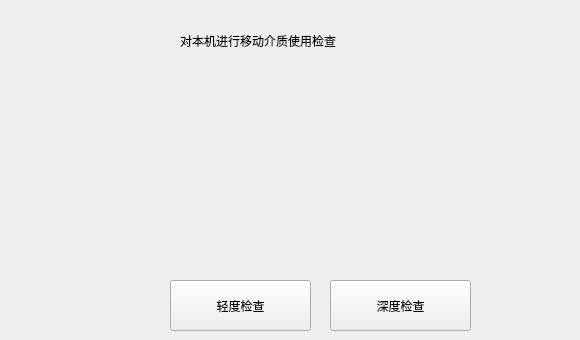
      <widget class="QWidget" name="page_21">
       <widget class="QPushButton" name="ydjzDeepCheckButton">
        <property name="geometry">
         <rect>
          <x>330</x>
          <y>280</y>
          <width>141</width>
          <height>51</height>
         </rect>
        </property>
        <property name="text">
         <string>深度检查</string>
        </property>
       </widget>
       <widget class="QLabel" name="label_39">
        <property name="geometry">
         <rect>
          <x>145</x>
          <y>25</y>
          <width>30</width>
          <height>30</height>
         </rect>
        </property>
        <property name="text">
         <string/>
        </property>
        <property name="pixmap">
         <pixmap resource="button.qrc">:/button/attn.png</pixmap>
        </property>
        <property name="scaledContents">
         <bool>true</bool>
        </property>
       </widget>
       <widget class="QLabel" name="label_40">
        <property name="geometry">
         <rect>
          <x>250</x>
          <y>100</y>
          <width>131</width>
          <height>131</height>
         </rect>
        </property>
        <property name="text">
         <string/>
        </property>
        <property name="pixmap">
         <pixmap resource="button.qrc">:/button/search_computer.png</pixmap>
        </property>
        <property name="scaledContents">
         <bool>true</bool>
        </property>
       </widget>
       <widget class="QPushButton" name="ydjzMildCheckButton">
        <property name="geometry">
         <rect>
          <x>170</x>
          <y>280</y>
          <width>141</width>
          <height>51</height>
         </rect>
        </property>
        <property name="text">
         <string>轻度检查</string>
        </property>
       </widget>
       <widget class="QLabel" name="budingLabel_6">
        <property name="geometry">
         <rect>
          <x>180</x>
          <y>20</y>
          <width>391</width>
          <height>41</height>
         </rect>
        </property>
        <property name="styleSheet">
         <string notr="true">font: 18pt &quot;微软雅黑&quot;;
color: rgb(0, 0, 0);</string>
        </property>
        <property name="text">
         <string>对本机进行移动介质使用检查</string>
        </property>
       </widget>
      </widget>
